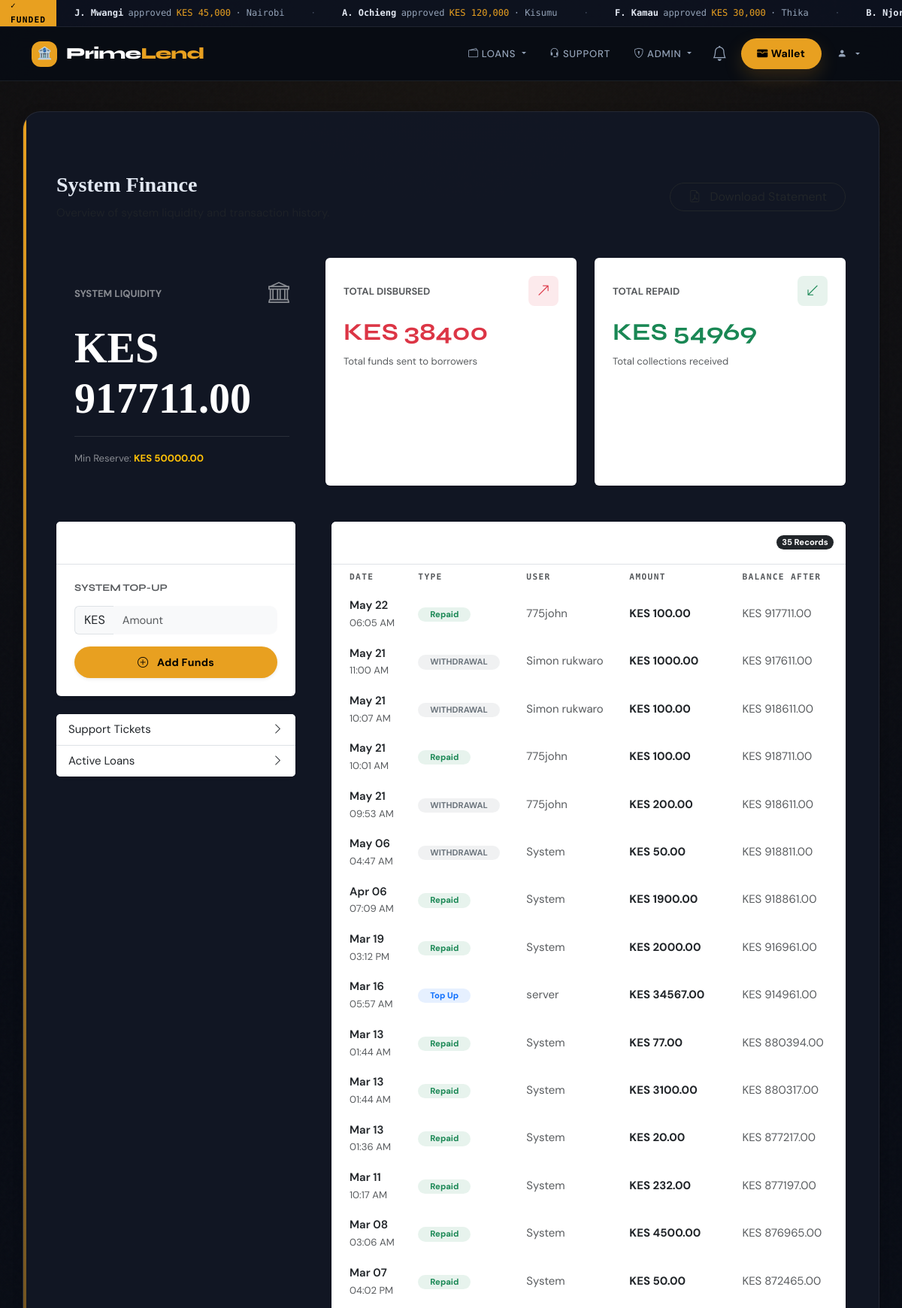
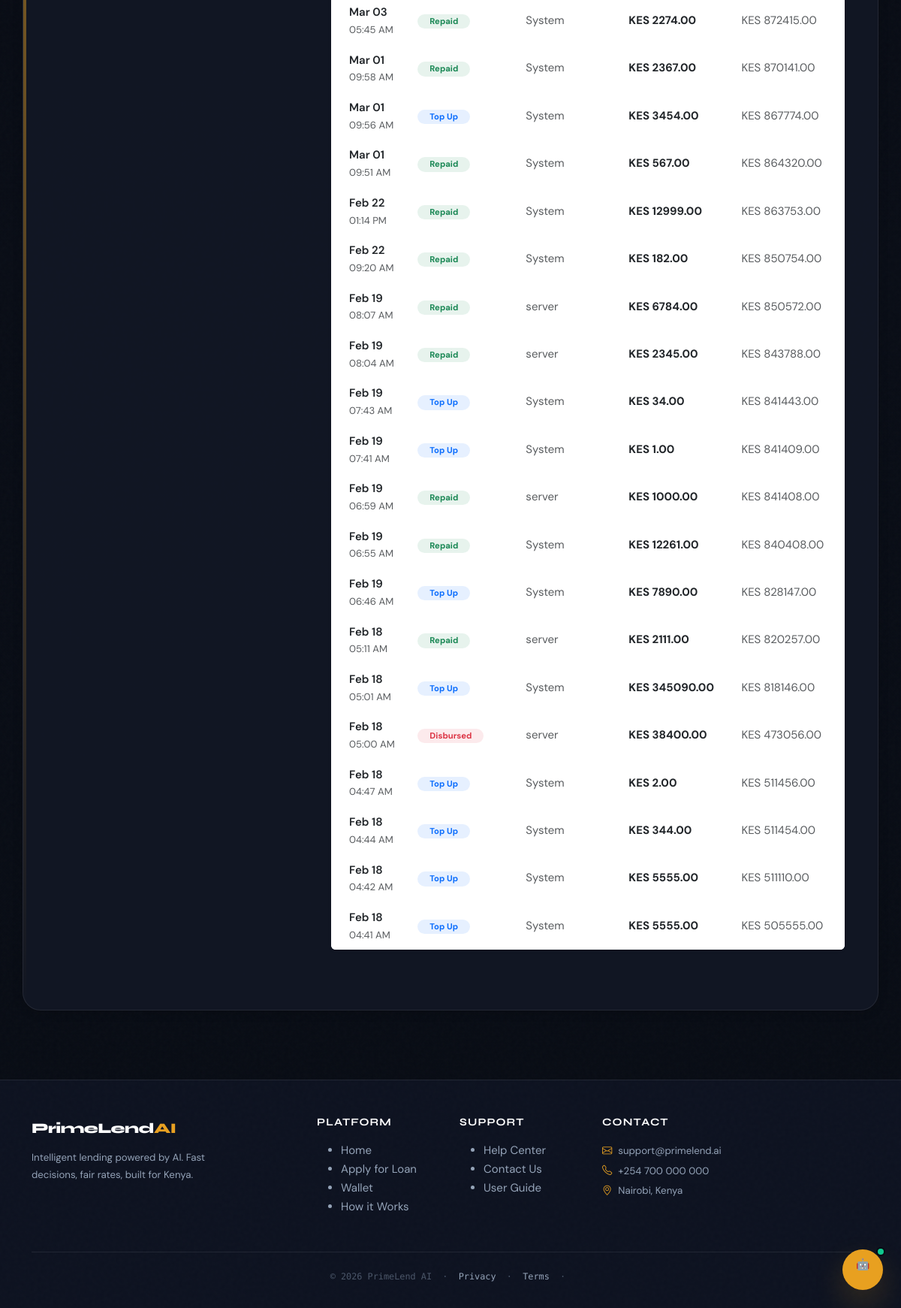
The page /wallet/admin/finance/ (signed in) on the database its author committed (2 pictures, top to bottom).
### wallet/models.py (models this page shows, shortened)
class SystemWallet(models.Model):
    name = models.CharField(max_length=50, default="Main Liquidity Pool")
    balance = models.DecimalField(max_digits=14, decimal_places=2, default=0)
    minimum_reserve = models.DecimalField(max_digits=14, decimal_places=2, default=50000)
    updated_at = models.DateTimeField(auto_now=True)

class SystemTransaction(models.Model):
    TRANSACTION_TYPES = (
        ("DISBURSEMENT", "Loan Disbursement"),
        ("REPAYMENT", "Loan Repayment"),
        ("TOPUP", "Admin Topup"),
        ("WITHDRAWAL", "Admin Withdrawal"),
    )
    system_wallet = models.ForeignKey(SystemWallet, on_delete=models.CASCADE)
    loan = models.ForeignKey("loans.LoanApplication", null=True, blank=True, on_delete=models.SET_NULL)
    user = models.ForeignKey("auth.User", null=True, blank=True, on_delete=models.SET_NULL)
    transaction_type = models.CharField(max_length=20, choices=TRANSACTION_TYPES)
    amount = models.DecimalField(max_digits=12, decimal_places=2)
    balance_before = models.DecimalField(max_digits=14, decimal_places=2)
    balance_after = models.DecimalField(max_digits=14, decimal_places=2)
    created_at = models.DateTimeField(auto_now_add=True)

### wallet/views.py (the view)
# urls.py: path("admin/finance/", views.admin_finance_dashboard, name="admin_finance_dashboard"),
@login_required
@is_admin
def admin_finance_dashboard(request):
    wallet = SystemWallet.objects.first()
    transactions = SystemTransaction.objects.select_related(
        "loan", "user"
    ).order_by("-created_at")
    total_disbursed = SystemTransaction.objects.filter(
        transaction_type="DISBURSEMENT"
    ).aggregate(t=models.Sum("amount"))["t"] or 0
    total_repaid = SystemTransaction.objects.filter(
        transaction_type="REPAYMENT"
    ).aggregate(t=models.Sum("amount"))["t"] or 0
    return render(request, "wallet/finance_dashboard.html", {
        "wallet":           wallet,
        "transactions":     transactions,
        "total_disbursed":  total_disbursed,
        "total_repaid":     total_repaid,
        "net_outstanding":  total_disbursed - total_repaid,
    })

### wallet/templates/wallet/finance_dashboard.html (shortened to what this page needs)
{% extends "base.html" %}
{% block content %}
<div class="container-fluid my-5">
    <div class="d-flex flex-column flex-md-row justify-content-between align-items-start align-items-md-center mb-5 gap-3">
        <div>
            <h1 class="h3 fw-bold" style="font-family: 'Playfair Display', serif; color: var(--primary-navy);">
                System Finance
            </h1>
            <p class="text-muted mb-0">Overview of system liquidity and transaction history.</p>
        </div>
        <div>
            <a href="{% url 'download_user_statement' %}" class="btn btn-outline-dark rounded-pill px-4 hover-lift">
                <i class="bi bi-file-earmark-pdf me-2"></i> Download Statement
            </a>
        </div>
    </div>
    <div class="row g-4 mb-5">
        <div class="col-12 col-xl-4">
            <div class="card border-0 h-100 text-white hover-lift" style="background-color: var(--primary-navy);">
                <div class="card-body d-flex flex-column justify-content-between p-4">
                    <div>
                        <div class="d-flex justify-content-between align-items-center mb-3">
                            <span class="text-uppercase text-white-50 small fw-bold">System Liquidity</span>
                            <i class="bi bi-bank fs-3 text-white-50"></i>
                        </div>
                        <h1 class="display-4 fw-bold mb-0" style="font-family: 'Playfair Display', serif;">
                            KES {{ wallet.balance }}
                        </h1>
                    </div>
                    <div class="mt-3 pt-3 border-top border-white border-opacity-10">
                        <small class="text-white-50">
                            Min Reserve: <span class="text-warning fw-bold">KES {{ wallet.minimum_reserve }}</span>
                        </small>
                    </div>
                </div>
            </div>
        </div>
        <div class="col-md-6 col-xl-4">
            <div class="card border-0 h-100 bg-white shadow-sm hover-lift">
                <div class="card-body p-4">
                    <div class="d-flex justify-content-between align-items-center mb-3">
                        <span class="text-uppercase text-muted small fw-bold">Total Disbursed</span>
                        <div class="icon-box-sm bg-danger bg-opacity-10 text-danger">
                            <i class="bi bi-arrow-up-right"></i>
                        </div>
                    </div>
                    <h2 class="fw-bold mb-0 text-danger">KES {{ total_disbursed }}</h2>
                    <p class="text-muted small mb-0 mt-2">Total funds sent to borrowers</p>
                </div>
            </div>
        </div>
        <div class="col-md-6 col-xl-4">
            <div class="card border-0 h-100 bg-white shadow-sm hover-lift">
                <div class="card-body p-4">
                    <div class="d-flex justify-content-between align-items-center mb-3">
                        <span class="text-uppercase text-muted small fw-bold">Total Repaid</span>
                        <div class="icon-box-sm bg-success bg-opacity-10 text-success">
                            <i class="bi bi-arrow-down-left"></i>
                        </div>
                    </div>
                    <h2 class="fw-bold mb-0 text-success">KES {{ total_repaid }}</h2>
                    <p class="text-muted small mb-0 mt-2">Total collections received</p>
                </div>
            </div>
        </div>
    </div>
    <div class="row g-5">
        <div class="col-lg-4">
            <div class="card border-0 shadow-sm mb-4">
                <div class="card-header bg-white py-3 border-bottom">
                    <h5 class="mb-0 fw-bold">Admin Actions</h5>
                </div>
                <div class="card-body p-4">
                    <h6 class="text-uppercase text-muted small fw-bold mb-3">System Top-Up</h6>
                    <form method="post" action="{% url 'admin_topup' %}">
                        <div class="input-group">
                            <span class="input-group-text bg-light border-end-0">KES</span>
                            <input type="number" name="amount" step="0.01" class="form-control border-start-0 bg-light" placeholder="Amount" required>
                        </div>
                        <button type="submit" class="btn btn-primary w-100 mt-3 rounded-pill shadow-sm">
                            <i class="bi bi-plus-circle me-2"></i> Add Funds
                        </button>
                    </form>
                </div>
            </div>
            <div class="card border-0 shadow-sm">
                <div class="list-group list-group-flush">
                    <a href="{% url 'admin_ticket_list' %}" class="list-group-item list-group-item-action d-flex justify-content-between align-items-center">
                        Support Tickets <i class="bi bi-chevron-right"></i>
                    </a>
                    <a href="#" class="list-group-item list-group-item-action d-flex justify-content-between align-items-center">
                        Active Loans <i class="bi bi-chevron-right"></i>
                    </a>
                </div>
            </div>
        </div>
        <div class="col-lg-8">
            <div class="card border-0 shadow-sm overflow-hidden">
                <div class="card-header bg-white py-3 border-bottom d-flex justify-content-between align-items-center">
                    <h5 class="mb-0 fw-bold">System Transactions</h5>
                    <span class="badge bg-dark rounded-pill">{{ transactions.count }} Records</span>
                </div>
                <div class="table-responsive">
                    <table class="table table-hover align-middle mb-0">
                        <thead style="background-color: #f8fafc;">
                            <tr>
                                <th class="ps-4 text-muted small text-uppercase border-0">Date</th>
                                <th class="text-muted small text-uppercase border-0">Type</th>
                                <th class="text-muted small text-uppercase border-0">User</th>
                                <th class="text-muted small text-uppercase border-0">Amount</th>
                                <th class="text-muted small text-uppercase border-0">Balance After</th>
                            </tr>
                        </thead>
                        <tbody>
                            {% for t in transactions %}
                            <tr>
                                <td class="ps-4">
                                    <span class="fw-semibold text-dark">{{ t.created_at|date:"M d" }}</span>
                                    <span class="text-muted small d-block">{{ t.created_at|date:"h:i A" }}</span>
                                </td>
                                <td>
                                    {% if t.transaction_type == 'DISBURSEMENT' %}
                                        <span class="badge bg-danger bg-opacity-10 text-danger rounded-pill px-3 py-1">Disbursed</span>
                                    {% elif t.transaction_type == 'REPAYMENT' %}
                                        <span class="badge bg-success bg-opacity-10 text-success rounded-pill px-3 py-1">Repaid</span>
                                    {% elif t.transaction_type == 'TOPUP' %}
                                        <span class="badge bg-primary bg-opacity-10 text-primary rounded-pill px-3 py-1">Top Up</span>
                                    {% else %}
                                        <span class="badge bg-secondary bg-opacity-10 text-secondary rounded-pill px-3 py-1">{{ t.transaction_type }}</span>
                                    {% endif %}
                                </td>
                                <td class="text-muted">{{ t.user.username|default:"System" }}</td>
                                <td class="fw-bold text-dark">KES {{ t.amount }}</td>
                                <td class="text-muted">KES {{ t.balance_after }}</td>
                            </tr>
                            {% endfor %}
                        </tbody>
                    </table>
                </div>
            </div>
        </div>
    </div>
</div>
{% endblock %}

### static/css/base.css (style rules this page uses)
:root { --ink: #080c14; --surface: #0d1220; --panel: #111827; --panel-2: #161f30; --border: rgba(255,255,255,0.08); --border-2: rgba(255,255,255,0.14); --gold: #e8a020; --gold-light: #f5c060; --green: #10c98f; --green-dim: rgba(16,201,143,0.12); --red: #f05060; --blue: #4a90e2; --text: #e2e8f2; --text-2: #94a3b8; --text-3: #4a5568; --shadow-sm: 0 2px 14px rgba(0,0,0,0.18); --shadow-md: 0 8px 36px rgba(0,0,0,0.3); --radius: 16px; --radius-sm: 10px; --radius-lg: 24px; --nav-h: 72px; }
* { box-sizing: border-box; }
html { scroll-behavior: smooth; }
body { margin: 0; min-height: 100vh; font-family: 'DM Sans', sans-serif; font-size: 15px; line-height: 1.65; color: var(--text); background: radial-gradient(circle at top, rgba(232, 160, 32, 0.08), transparent 38%), linear-gradient(180deg, #06080f 0%, #090d16 60%, #080c14 100%); position: relative; }
a { color: inherit; text-decoration: none; }
button, input, textarea, select { font: inherit; }
body::before { content: ''; position: fixed; inset: 0; pointer-events: none; z-index: 0; }
h1,h2,h3,h4,h5,h6 { font-family: 'Syne', sans-serif; color: #fff; }
.btn-primary { background: var(--gold); border: none; color: #000; font-weight: 700; font-size: 0.88rem; padding: 0.65rem 1.35rem; border-radius: 999px; letter-spacing: 0.02em; box-shadow: 0 10px 25px rgba(232, 160, 32, 0.18); transition: transform 0.2s ease, box-shadow 0.2s ease; }
.form-control, .form-select { background: var(--panel-2); border: 1px solid var(--border-2); border-radius: var(--radius-sm); color: var(--text); font-size: 0.92rem; }
.table thead th { font-family: 'DM Mono', monospace; font-size: 0.7rem; letter-spacing: 0.12em; color: var(--text-2); border-bottom: 1px solid var(--border); }
.table tbody td { border-bottom: 1px solid var(--border); }

### wallet/templates/wallet/finance_dashboard.html (style rules this page uses)
.hover-lift { transition: transform 0.2s ease, box-shadow 0.2s ease; }
.icon-box-sm { width: 40px; height: 40px; border-radius: 8px; display: flex; align-items: center; justify-content: center; font-size: 1.1rem; }

### rows shown on the page
SystemWallet: balance "917711.00", minimum_reserve "50000.00"
SystemTransaction: created_at "May 22", created_at "06:05 AM", transaction_type "Repaid", user.username "775john", amount "100.00", balance_after "917711.00"
SystemTransaction: created_at "May 21", created_at "11:00 AM", transaction_type "WITHDRAWAL", user.username "Simon rukwaro", amount "1000.00", balance_after "917611.00"
SystemTransaction: created_at "May 21", created_at "10:07 AM", transaction_type "WITHDRAWAL", user.username "Simon rukwaro", amount "100.00", balance_after "918611.00"
SystemTransaction: created_at "May 21", created_at "10:01 AM", transaction_type "Repaid", user.username "775john", amount "100.00", balance_after "918711.00"
SystemTransaction: created_at "May 21", created_at "09:53 AM", transaction_type "WITHDRAWAL", user.username "775john", amount "200.00", balance_after "918611.00"
SystemTransaction: created_at "May 06", created_at "04:47 AM", transaction_type "WITHDRAWAL", user.username "System", amount "50.00", balance_after "918811.00"
SystemTransaction: created_at "Apr 06", created_at "07:09 AM", transaction_type "Repaid", user.username "System", amount "1900.00", balance_after "918861.00"
SystemTransaction: created_at "Mar 19", created_at "03:12 PM", transaction_type "Repaid", user.username "System", amount "2000.00", balance_after "916961.00"
SystemTransaction: created_at "Mar 16", created_at "05:57 AM", transaction_type "Top Up", user.username "server", amount "34567.00", balance_after "914961.00"
SystemTransaction: created_at "Mar 13", created_at "01:44 AM", transaction_type "Repaid", user.username "System", amount "77.00", balance_after "880394.00"
SystemTransaction: created_at "Mar 13", created_at "01:44 AM", transaction_type "Repaid", user.username "System", amount "3100.00", balance_after "880317.00"
SystemTransaction: created_at "Mar 13", created_at "01:36 AM", transaction_type "Repaid", user.username "System", amount "20.00", balance_after "877217.00"
SystemTransaction: created_at "Mar 11", created_at "10:17 AM", transaction_type "Repaid", user.username "System", amount "232.00", balance_after "877197.00"
SystemTransaction: created_at "Mar 08", created_at "03:06 AM", transaction_type "Repaid", user.username "System", amount "4500.00", balance_after "876965.00"
SystemTransaction: created_at "Mar 07", created_at "04:02 PM", transaction_type "Repaid", user.username "System", amount "50.00", balance_after "872465.00"
SystemTransaction: created_at "Mar 03", created_at "05:45 AM", transaction_type "Repaid", user.username "System", amount "2274.00", balance_after "872415.00"
SystemTransaction: created_at "Mar 01", created_at "09:58 AM", transaction_type "Repaid", user.username "System", amount "2367.00", balance_after "870141.00"
SystemTransaction: created_at "Mar 01", created_at "09:56 AM", transaction_type "Top Up", user.username "System", amount "3454.00", balance_after "867774.00"
SystemTransaction: created_at "Mar 01", created_at "09:51 AM", transaction_type "Repaid", user.username "System", amount "567.00", balance_after "864320.00"
SystemTransaction: created_at "Feb 22", created_at "01:14 PM", transaction_type "Repaid", user.username "System", amount "12999.00", balance_after "863753.00"
SystemTransaction: created_at "Feb 22", created_at "09:20 AM", transaction_type "Repaid", user.username "System", amount "182.00", balance_after "850754.00"
SystemTransaction: created_at "Feb 19", created_at "08:07 AM", transaction_type "Repaid", user.username "server", amount "6784.00", balance_after "850572.00"
SystemTransaction: created_at "Feb 19", created_at "08:04 AM", transaction_type "Repaid", user.username "server", amount "2345.00", balance_after "843788.00"
SystemTransaction: created_at "Feb 19", created_at "07:43 AM", transaction_type "Top Up", user.username "System", amount "34.00", balance_after "841443.00"
SystemTransaction: created_at "Feb 19", created_at "07:41 AM", transaction_type "Top Up", user.username "System", amount "1.00", balance_after "841409.00"
SystemTransaction: created_at "Feb 19", created_at "06:59 AM", transaction_type "Repaid", user.username "server", amount "1000.00", balance_after "841408.00"
SystemTransaction: created_at "Feb 19", created_at "06:55 AM", transaction_type "Repaid", user.username "System", amount "12261.00", balance_after "840408.00"
SystemTransaction: created_at "Feb 19", created_at "06:46 AM", transaction_type "Top Up", user.username "System", amount "7890.00", balance_after "828147.00"
SystemTransaction: created_at "Feb 18", created_at "05:11 AM", transaction_type "Repaid", user.username "server", amount "2111.00", balance_after "820257.00"
SystemTransaction: created_at "Feb 18", created_at "05:01 AM", transaction_type "Top Up", user.username "System", amount "345090.00", balance_after "818146.00"
SystemTransaction: created_at "Feb 18", created_at "05:00 AM", transaction_type "Disbursed", user.username "server", amount "38400.00", balance_after "473056.00"
SystemTransaction: created_at "Feb 18", created_at "04:47 AM", transaction_type "Top Up", user.username "System", amount "2.00", balance_after "511456.00"
SystemTransaction: created_at "Feb 18", created_at "04:44 AM", transaction_type "Top Up", user.username "System", amount "344.00", balance_after "511454.00"
SystemTransaction: created_at "Feb 18", created_at "04:42 AM", transaction_type "Top Up", user.username "System", amount "5555.00", balance_after "511110.00"
SystemTransaction: created_at "Feb 18", created_at "04:41 AM", transaction_type "Top Up", user.username "System", amount "5555.00", balance_after "505555.00"

### other values the page prints
{{ total_disbursed }} "38400"
{{ total_repaid }} "54969"
{{ transactions.count }} "35"
